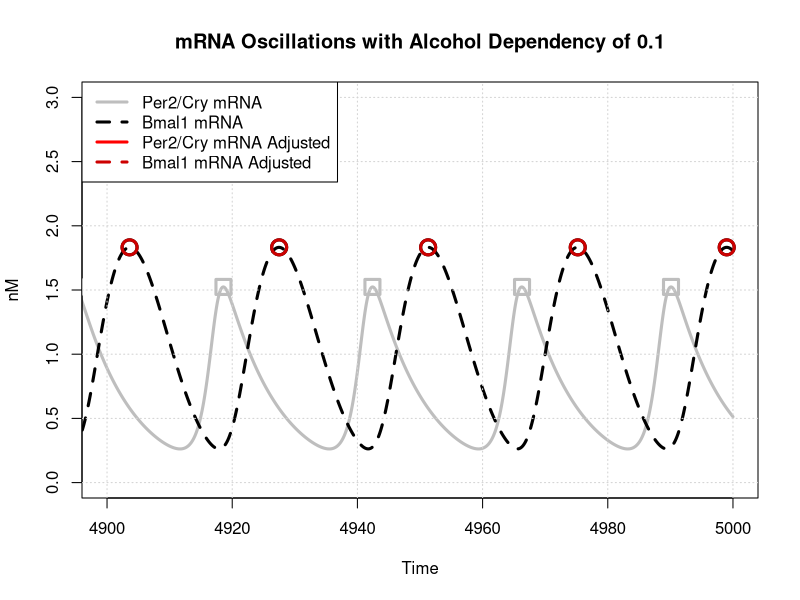

Here is the R script that generated this plot:
########################################################
#   alcohol dependent mammalian circadian oscillator   #
########################################################

library(deSolve)

if(!"pracma"%in%rownames(installed.packages())){install.packages("pracma", dependencies=T)}
library(pracma)

############
#   mRNA   #
############

##################
#   Parameters   #
##################

v1b <- 9
k1b <- 1
k1i <- 0.56
c <- 0.01
p <- 8
k1d <- 0.12
k2b <- 0.3
q <- 2
k2d <- 0.05
k2t <- 0.24
k3t <- 0.02
k3d <- 0.12
v4b <- 3.6
k4b <- 2.16
r <- 3
k4d <- 0.75
k5b <- 0.24
k5d <- 0.06
k5t <- 0.45
k6t <- 0.06
k6d <- 0.12
k6a <- 0.09
k7a <- 0.003
k7d <- 0.09
#########
a <- 1
#a0 <- 1
#a1 <- 0.5
#########
#t.switch <- 25
t.switch1 <- 5000
t.switch2 <- 5000
#########


(parms <- c(v1b, k1b, k1i, c, p, k1d, k2b, q, k2d, k2t, k3t, k3d, v4b, k4b, r, k4d, k5b, k5d, k5t, k6t, k6d, k6a, k7a, k7d, a, t.switch1, t.switch2))


times <- seq(0, 5000, by=0.1)


#############
#   Model   #
#############

LVmod <- function(t, x, parms)  {
  with(as.list(c(parms, x)), {
    if(t > t.switch1){
      a <- 1 ## alcohol value switch
    } 
    if(t > t.switch2){
      a <- 1
    }
    
    # concentration of Per2/Cry mRNA   
    dY1 <- ((a)*(v1b)*(Y7 + c))/((k1b)*(1 + ((Y3/k1i)^p) + (Y7 + c))) - (k1d)*Y1
    # concentration of PER2/CRY complex in the cytoplasm
    dY2 <- (k2b)*((Y1)^q) - (k2d)*(Y2) - (k2t)*(Y2) + (k3t)*(Y3)
    # concentration of PER2/CRY complex in the nucleus
    dY3 <- (k2t)*(Y2) - (k3t)*(Y3) - (k3d)*(Y3)
    # concentration of Bmal1 mRNA
    dY4 <- ((v4b)*((Y3)^r))/(((k4b)^r) + ((Y3)^r)) - (k4d)*(Y4)
    # concentration of BMAL1 protein in the cytoplasm
    dY5 <- (k5b)*(Y4) - (k5d)*(Y5) - (k5t)*(Y5) + (k6t)*(Y6)
    # concentration of BMAL1 protein in the nucleus
    dY6 <- (k5t)*(Y5) - (k6t)*(Y6) - (k6d)*(Y6) + (k7a)*(Y7) - (k6a)*(Y6)
    # concentration of transcriptionally active form BMAL1
    dY7 <- (k6a)*(Y6) - (k7a)*(Y7) - (k7d)*(Y7)
    # the output
    list(c(dY1, dY2, dY3, dY4, dY5, dY6, dY7)) 
  })
}

#########################
#   Intial Conditions   #
#########################

(xstart <- c(Y1 = 0.25, Y2 = 0.3, Y3 = 1.15, Y4 = 0.85, Y5 = 0.72, Y6 = 1.35, Y7 = 1.075))

##############
#   Solver   #
##############

out2  <- rk(xstart, times, LVmod, parms, method = "rk4")
out2 <- as.data.frame(out2)

############
#   Plot   #
############

plot(out2$time, out2$Y1, type='l', col='gray', lty=1, lwd=3, ylab="nM", xlab="Time", ylim=c(0, 3), xlim=c(4900,5000))
lines(out2$time, out2$Y4, type='l', col='black', lty=2, lwd=3)

#lines(out2$time, out2$Y1, type='l', col='red', lty=1, lwd=3)
#lines(out2$time, out2$Y4, type='l', col='red3', lty=2, lwd=3)

grid()

legend("topleft", c("Per2/Cry mRNA", "Bmal1 mRNA", "Per2/Cry mRNA Adjusted", "Bmal1 mRNA Adjusted"), col=c('gray','black','red','red3'), lty=c("solid","dashed","solid","dashed"), lwd=3)
#legend("topleft", c("Per2/Cry mRNA", "Bmal1 mRNA"), col=c('gray','black'), lty=c("solid","dashed"), lwd=3)
title(main="mRNA Oscillations with Alcohol Dependency of 0.1")

#############
#   Peaks   #
#############

findpeaks(out2$Y1, npeaks=50000, threshold=0)
findpeaks(out2$Y4, npeaks=50000, threshold=0)
#                         [,1]              [,2]
#peak 1 [1,]    peak 1 y-value    peak 1 x-value
#peak 2 [2,]    peak 2 y-value    peak 2 x-value

#Per2/Cry mRNA
maxPCm <- findpeaks(out2$Y1, npeaks=50000, threshold=0)
points(0.1*maxPCm[,2]-0.1, maxPCm[,1], pch=0, col="gray", cex=2, lwd=3)
#points(0.1*maxPCm[,2]-0.1, maxPCm[,1], pch=0, col="red", cex=2, lwd=3)
peakPCm <- maxPCm[1,1]
peakPCm

#Bmal1 mRNA
maxBm <- findpeaks(out2$Y4, npeaks=50000, threshold=0)
points(0.1*maxBm[,2]-0.1, maxBm[,1], pch=1, col="black", cex=2, lwd=3)#
points(0.1*maxBm[,2]-0.1, maxBm[,1], pch=1, col="red3", cex=2, lwd=3)
peakBm <- maxBm[1,1]
peakBm

###############
#   Periods   #
###############

#I can go the distance
periodPCm <- 0.1*maxPCm[2,2]-0.1*maxPCm[1,2]
periodPCm

periodBm <- 0.1*maxBm[2,2]-0.1*maxBm[1,2]
periodBm 

#################
#   Averages    #
#################

for(i in 1:210){
crazy <- maxPCm[,1]
crazyagain <- sum(crazy)
averagepeaksPCm <- crazyagain/210
}
averagepeaksPCm

for(i in 1:210){
  crazy <- maxBm[,1]
  crazyagain <- sum(crazy)
  averagepeaksBm <- crazyagain/210
}
averagepeaksBm

for(i in 1:209){
  crazy <- 0.1*maxPCm[i+1,2] - 0.1*maxPCm[i,2]
  crazyagain <- sum(crazy)
  averageperiodPCm <- crazyagain#/209
}
averageperiodPCm

for(i in 1:209){
  crazy <- 0.1*maxBm[i+1,2] - 0.1*maxBm[i,2]
  crazyagain <- sum(crazy)
  averageperiodBm <- crazyagain#/209
}
averageperiodBm

##############################################################
#   Attempt at Graphing Periods and Peaks Against Alcohol    #
##############################################################

#############
#   Peaks   #
#############


#Per2/Cry mRNA
#plot(a, peakPCm, type='p', pch=0, cex=2, col='gray', lwd=3, xlab="Alcohol", ylab="Per2/Cry mRNA Peaks", xlim=c(0,1), ylim=c(0,2))
#points(a, peakPCm, type='p', pch=0, cex=2, col='gray', lwd=3, xlim=c(0,1), ylim=c(0,2))
#grid()
#title(main="Per2/Cry mRNA Peaks vs. Alcohol")

#Bmal1 mRNA
#plot(a, peakBm, type='p', pch=1, cex=2, col='black', lwd=3, xlab="Alcohol", ylab="Bmal1 mRNA Peaks", xlim=c(0,1), ylim=c(0,2))
#points(a, peakBm, type='p', pch=1, cex=2, col='black', lwd=3, xlim=c(0,1), ylim=c(0,2))
#grid()
#title(main="Bmal1 mRNA Peaks vs. Alcohol")

###############
#   Period   #
###############

#Per2/Cry mRNA
#plot(a, periodPCm, type='p', pch=0, cex=2, col='gray', lwd=3, xlab="Alcohol", ylab="Per2/Cry mRNA Period", xlim=c(0,1), ylim=c(15,30))
#points(a, periodPCm, type='p', pch=0, cex=2, col='gray', lwd=3, xlim=c(0,1), ylim=c(20,30))
#grid()
#title(main="Per2/Cry mRNA Period vs. Alcohol")

#Bmal1 mRNA
#plot(a, periodBm, type='p', pch=1, cex=2, col='black', lwd=3, xlab="Alcohol", ylab="Bmal1 mRNA Period", xlim=c(0,1), ylim=c(15,30))
#points(a, periodBm, type='p', pch=1, cex=2, col='black', lwd=3, xlim=c(0,1), ylim=c(15,30))
#grid()
#title(main="Bmal1 mRNA Period vs. Alcohol")
